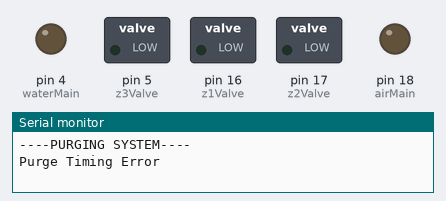
Bench run of a sketch on a simulated Arduino Uno, built with avr-gcc and run on an emulated ATmega328P. Shown: switched loads named in the sketch (green lamp = pin HIGH), output pins drawn as LEDs (lit = HIGH), the last lines printed to the serial monitor. Pins used as bus, display or sensor lines are not drawn.

Above: at 0.5 s.
At 2.5 s:
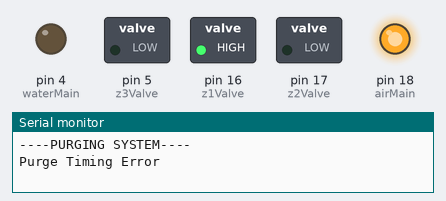
At 6.5 s:
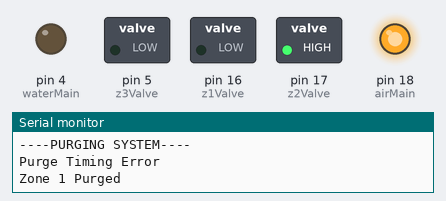
At 10.5 s:
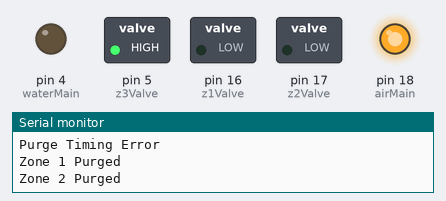
Timing chart, 0 to 15.6 s (numbered marks = the images above):
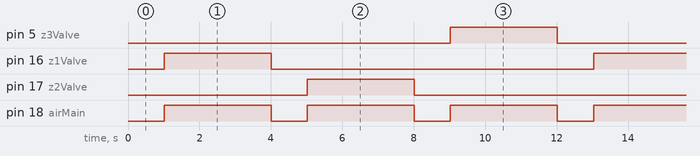

The sketch:

Purge_Test.ino
```cpp
int fTemp1 = 35;
int fTemp2 = 40;
int fTemp3 = 40;
int z1Temp = 40;
int z2Temp = 40;
int z3Temp = 40;

#include "PURGE.h"

void setup() {
  Serial.begin(115200);
  PurgeSetup();
  //digitalWrite(waterMain,HIGH);
  //digitalWrite(z1Valve,HIGH);
  //digitalWrite(z2Valve,HIGH);
  //digitalWrite(z3Valve,HIGH);
  //digitalWrite(airMain,HIGH);
  //digitalWrite(airPower,HIGH);
}

void loop() {
  // put your main code here, to run repeatedly:
  delay(10);
  if(purgeState ==2){
    purgeState=0;
  }
  PurgeCheck();
}
```

PURGE.h
```cpp
int freezeTemp = 36; //Temperature to initiate purge
int purgeState = 0; //0=Not Purged, 1=Purging, 2=Purged
unsigned long CurPur_Time, LoopPur_Time; //Used for timing conditions
//int PurgeLength = 3000;//how long to purge a specific zone
//int ChargeLength = 1000;//how long to allow the compressor to charge
int PTmp = 0; //for debugging using serial monitor

int waterMain = 4; //GPIO for Main Water Valve
int z1Valve = 16; //GPIO for Zone 1 Valve
int z2Valve = 17; //GPIO for Zone 2 Valve
int z3Valve = 5; //GPIO for Zone 3 Valve
int airMain = 18; //GPIO for Air Compressor Valve
int airPower = 19; //GPIO for Compressor Power Toggle

void PurgeSetup(){
  pinMode(waterMain,OUTPUT);
  pinMode(z1Valve,OUTPUT);
  pinMode(z2Valve,OUTPUT);
  pinMode(z3Valve,OUTPUT);
  pinMode(airMain,OUTPUT);
  pinMode(airPower,OUTPUT);
}

void Purge(){
  CurPur_Time = millis();
  if(purgeState != 1){
    Serial.println("----PURGING SYSTEM----");
    purgeState = 1;
    LoopPur_Time = millis();
  }
  if((CurPur_Time >= LoopPur_Time) && (CurPur_Time <= (LoopPur_Time + 1000))){ //Initiate Charge
    digitalWrite(waterMain,LOW);//CLOSE ALL Water Valves
    digitalWrite(z1Valve,LOW);
    digitalWrite(z2Valve,LOW);
    digitalWrite(z3Valve,LOW);
    digitalWrite(airPower,HIGH);//Turn ON Air Compressor
  }
  else if((CurPur_Time > (LoopPur_Time+1000)) && (CurPur_Time <= (LoopPur_Time+4000))){ //Initiate Zone 1 Purge
    digitalWrite(airMain,HIGH); //OPEN Air Main Valve
    digitalWrite(z1Valve,HIGH); //OPEN Zone 1 Valve
  }
  else if((CurPur_Time > (LoopPur_Time+4000)) && (CurPur_Time <= (LoopPur_Time+5000))){ //Initiate Charge
    if(PTmp == 1){
      Serial.println("Zone 1 Purged");
      PTmp++;
    }
    digitalWrite(airMain,LOW);  //CLOSE Air Main Valve
    digitalWrite(z1Valve,LOW);  //CLOSE Zone 1 Valve
  }
  else if((CurPur_Time > (LoopPur_Time+5000)) && (CurPur_Time <= (LoopPur_Time+8000))){ //Inititate Zone 2 Purge
    digitalWrite(airMain,HIGH); //OPEN Air Main Valve
    digitalWrite(z2Valve,HIGH); //OPEN Zone 2 Valve
  }
  else if((CurPur_Time > (LoopPur_Time+8000)) && (CurPur_Time <= (LoopPur_Time+9000))){ //Initiate Charge
    if(PTmp == 2){
      Serial.println("Zone 2 Purged");
      PTmp++;
    }
    digitalWrite(airMain,LOW);  //CLOSE Air Main Valve
    digitalWrite(z2Valve,LOW);  //CLOSE Zone 2 Valve
  }
  else if((CurPur_Time > (LoopPur_Time+9000)) && (CurPur_Time <= (LoopPur_Time+12000))){ //Initiate Zone 3 Purge
    digitalWrite(airMain,HIGH); //OPEN Air Main Valve
    digitalWrite(z3Valve,HIGH); //OPEN Zone 3 Valve
  }
  else if((CurPur_Time > (LoopPur_Time+12000)) && (CurPur_Time <= (LoopPur_Time+13000))){ //End Purge Sequence
    if(PTmp == 3){
      Serial.println("Zone 3 Purged");
      PTmp++;
    }
    digitalWrite(airMain,LOW);  //CLOSE Air Main Valve
    digitalWrite(z3Valve,LOW);  //CLOSE Zone 3 Valve
    digitalWrite(airPower,LOW); //Turn OFF Air Compressor
    purgeState = 2;
    PTmp=0;
    Serial.println("----PURGE COMPLETED----");
  }
  else{
    Serial.println("Purge Timing Error");
  }
}
void PurgeCheck(){
  if((fTemp1 < freezeTemp) || (fTemp2 < freezeTemp) || (fTemp3 < freezeTemp)){
    if(purgeState != 2){
      if(PTmp == 0){
        Serial.println("Forecast meets freezing criteria for the next 3 hours");
        PTmp++;
      }
      Purge();
    }
  }
  else if((z1Temp < freezeTemp) || (z2Temp < freezeTemp) || (z3Temp < freezeTemp)){
    if(purgeState != 2){
      if(PTmp == 0){
        Serial.println("Ground Temp meets freezing criteria");
        PTmp++;
      }
      Purge();
    }
  }
}
```

Measured:
- by itself, pin 5 (z3Valve), pin 16 (z1Valve), pin 17 (z2Valve): alternates HIGH for 3.0 s and LOW for 9.0 s
- by itself, pin 18 (airMain): alternates HIGH for 3.0 s and LOW for 1.0 s
- by itself, everything shown: repeats every 12.0 s, in 6 steps
